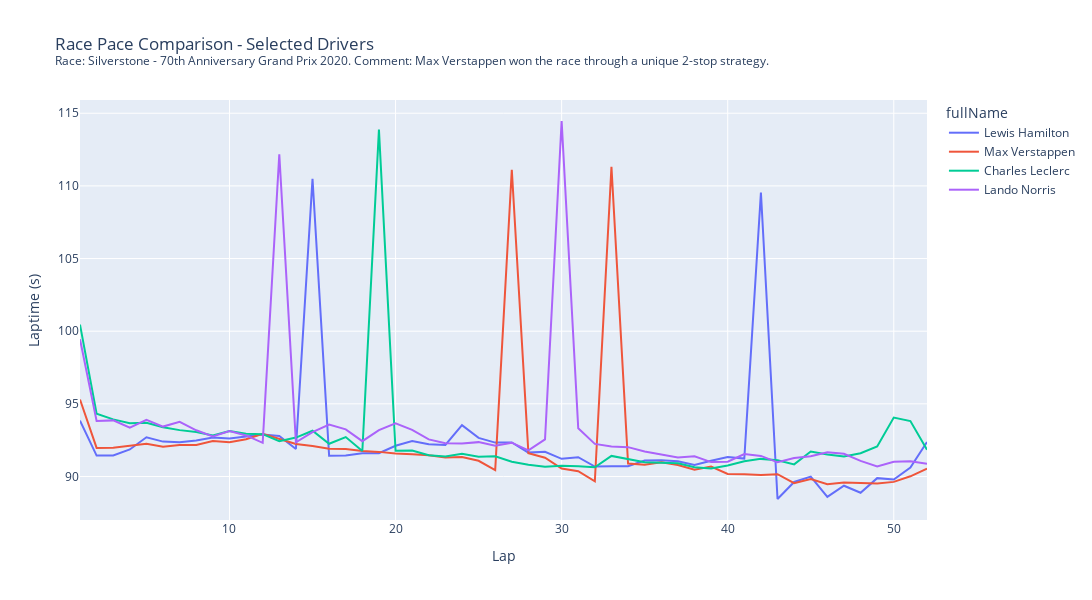

Notebook code for this chart:
### Code cell
driver_laptimes = sample[(sample.fullName.isin(['Max Verstappen', 'Lewis Hamilton', 'Charles Leclerc', 'Lando Norris']))].copy()

fig = plotly_linechart(driver_laptimes, 
                 x_col="lap", 
                 y_col='laptime_s', 
                 xtitle='Lap', 
                 ytitle='Laptime (s)', 
                 color="fullName", 
                 title="Race Pace Comparison - Selected Drivers", 
                 subtitle=f"Race: {sample.location.iloc[0]} - {sample.raceName.iloc[0]} {sample.year.iloc[0]}. Comment: Max Verstappen won the race through a unique 2-stop strategy.")

fig.show()
fig.write_image(os.path.join(plot_directory, "testViz_racePaceComparison2020.webp"))

### Figure 1 — Plotly figure (JSON) as saved in the notebook; plotly's stock layout.template omitted (floating-point values rounded to 4 significant figures)
{"data": [{"hovertemplate": "fullName=Lewis Hamilton<br>Lap=%{x}<br>Laptime (s)=%{y}<extra></extra>", "legendgroup": "Lewis Hamilton", "line": {"color": "#636efa", "dash": "solid"}, "marker": {"symbol": "circle"}, "mode": "lines", "name": "Lewis Hamilton", "orientation": "v", "showlegend": true, "type": "scatter", "x": [1, 2, 3, 4, 5, 6, 7, 8, 9, 10, 11, 12, 13, 14, 15, 16, 17, 18, 19, 20, 21, 22, 23, 24, 25, 26, 27, 28, 29, 30, 31, 32, 33, 34, 35, 36, 37, 38, 39, 40, 41, 42, 43, 44, 45, 46, 47, 48, 49, 50, 51, 52], "xaxis": "x", "y": [93.85, 91.44, 91.45, 91.86, 92.7, 92.4, 92.35, 92.48, 92.69, 92.61, 92.75, 92.89, 92.78, 91.89, 110.5, 91.42, 91.44, 91.59, 91.6, 92.12, 92.44, 92.21, 92.17, 93.53, 92.66, 92.33, 92.34, 91.64, 91.7, 91.22, 91.33, 90.69, 90.7, 90.7, 91.1, 91.12, 91.05, 90.78, 91.08, 91.35, 91.24, 109.5, 88.45, 89.62, 90.0, 88.6, 89.36, 88.88, 89.89, 89.8, 90.61, 92.38], "yaxis": "y"}, {"hovertemplate": "fullName=Max Verstappen<br>Lap=%{x}<br>Laptime (s)=%{y}<extra></extra>", "legendgroup": "Max Verstappen", "line": {"color": "#EF553B", "dash": "solid"}, "marker": {"symbol": "circle"}, "mode": "lines", "name": "Max Verstappen", "orientation": "v", "showlegend": true, "type": "scatter", "x": [1, 2, 3, 4, 5, 6, 7, 8, 9, 10, 11, 12, 13, 14, 15, 16, 17, 18, 19, 20, 21, 22, 23, 24, 25, 26, 27, 28, 29, 30, 31, 32, 33, 34, 35, 36, 37, 38, 39, 40, 41, 42, 43, 44, 45, 46, 47, 48, 49, 50, 51, 52], "xaxis": "x", "y": [95.3, 91.97, 91.97, 92.12, 92.25, 92.05, 92.16, 92.17, 92.45, 92.36, 92.56, 92.94, 92.59, 92.23, 92.1, 91.91, 91.9, 91.76, 91.69, 91.58, 91.53, 91.46, 91.31, 91.33, 91.08, 90.44, 111.1, 91.6, 91.29, 90.55, 90.36, 89.67, 111.3, 90.89, 90.81, 90.98, 90.79, 90.47, 90.68, 90.17, 90.15, 90.1, 90.16, 89.54, 89.82, 89.47, 89.58, 89.54, 89.52, 89.63, 90.01, 90.55], "yaxis": "y"}, {"hovertemplate": "fullName=Charles Leclerc<br>Lap=%{x}<br>Laptime (s)=%{y}<extra></extra>", "legendgroup": "Charles Leclerc", "line": {"color": "#00cc96", "dash": "solid"}, "marker": {"symbol": "circle"}, "mode": "lines", "name": "Charles Leclerc", "orientation": "v", "showlegend": true, "type": "scatter", "x": [1, 2, 3, 4, 5, 6, 7, 8, 9, 10, 11, 12, 13, 14, 15, 16, 17, 18, 19, 20, 21, 22, 23, 24, 25, 26, 27, 28, 29, 30, 31, 32, 33, 34, 35, 36, 37, 38, 39, 40, 41, 42, 43, 44, 45, 46, 47, 48, 49, 50, 51, 52], "xaxis": "x", "y": [100.5, 94.32, 93.93, 93.67, 93.7, 93.39, 93.19, 93.06, 92.83, 93.13, 92.95, 92.92, 92.43, 92.68, 93.15, 92.25, 92.71, 91.75, 113.9, 91.78, 91.79, 91.47, 91.38, 91.57, 91.36, 91.4, 91.01, 90.8, 90.67, 90.73, 90.7, 90.63, 91.42, 91.2, 90.98, 90.95, 90.91, 90.64, 90.55, 90.75, 91.05, 91.21, 91.12, 90.83, 91.72, 91.51, 91.37, 91.6, 92.06, 94.05, 93.82, 91.84], "yaxis": "y"}, {"hovertemplate": "fullName=Lando Norris<br>Lap=%{x}<br>Laptime (s)=%{y}<extra></extra>", "legendgroup": "Lando Norris", "line": {"color": "#ab63fa", "dash": "solid"}, "marker": {"symbol": "circle"}, "mode": "lines", "name": "Lando Norris", "orientation": "v", "showlegend": true, "type": "scatter", "x": [1, 2, 3, 4, 5, 6, 7, 8, 9, 10, 11, 12, 13, 14, 15, 16, 17, 18, 19, 20, 21, 22, 23, 24, 25, 26, 27, 28, 29, 30, 31, 32, 33, 34, 35, 36, 37, 38, 39, 40, 41, 42, 43, 44, 45, 46, 47, 48, 49, 50, 51, 52], "xaxis": "x", "y": [99.45, 93.82, 93.86, 93.36, 93.9, 93.44, 93.76, 93.18, 92.75, 93.13, 92.83, 92.31, 112.2, 92.35, 93.05, 93.57, 93.25, 92.43, 93.19, 93.66, 93.21, 92.55, 92.28, 92.27, 92.36, 92.11, 92.33, 91.8, 92.55, 114.5, 93.32, 92.24, 92.07, 92.02, 91.72, 91.52, 91.31, 91.4, 90.99, 91.02, 91.55, 91.42, 90.98, 91.27, 91.39, 91.66, 91.56, 91.08, 90.7, 91.01, 91.04, 90.88], "yaxis": "y"}], "layout": {"autosize": false, "height": 600, "legend": {"title": {"text": "fullName"}, "tracegroupgap": 0}, "title": {"text": "Race Pace Comparison - Selected Drivers<br><sup>Race: Silverstone - 70th Anniversary Grand Prix 2020. Comment: Max Verstappen won the race through a unique 2-stop strategy.</sup>"}, "width": 1600, "xaxis": {"anchor": "y", "domain": [0, 1], "title": {"text": "Lap"}}, "yaxis": {"anchor": "x", "autorange": true, "domain": [0, 1], "title": {"text": "Laptime (s)"}}}}
